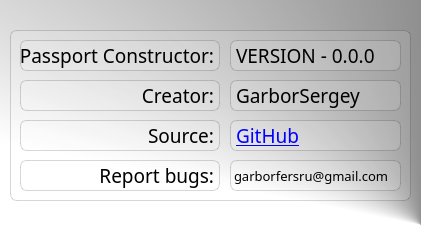
<?xml version="1.0" encoding="UTF-8"?>
<ui version="4.0">
 <class>Dialog</class>
 <widget class="QDialog" name="Dialog">
  <property name="geometry">
   <rect>
    <x>0</x>
    <y>0</y>
    <width>421</width>
    <height>225</height>
   </rect>
  </property>
  <property name="minimumSize">
   <size>
    <width>421</width>
    <height>225</height>
   </size>
  </property>
  <property name="maximumSize">
   <size>
    <width>421</width>
    <height>225</height>
   </size>
  </property>
  <property name="windowTitle">
   <string>Dialog</string>
  </property>
  <property name="styleSheet">
   <string notr="true">background-color: qconicalgradient(cx:1, cy:1, angle:0, stop:0 rgba(0, 0, 0, 255), stop:0.443182 rgba(255, 255, 255, 255));
font-family: &quot;MADE Likes Slab&quot;;</string>
  </property>
  <widget class="QFrame" name="frame">
   <property name="geometry">
    <rect>
     <x>10</x>
     <y>30</y>
     <width>401</width>
     <height>171</height>
    </rect>
   </property>
   <property name="minimumSize">
    <size>
     <width>401</width>
     <height>171</height>
    </size>
   </property>
   <property name="maximumSize">
    <size>
     <width>401</width>
     <height>171</height>
    </size>
   </property>
   <property name="styleSheet">
    <string notr="true">background-color: rgba(255, 255, 255, 30);
border: 1px solid rgba(0, 0, 0, 40);
border-radius: 7px;</string>
   </property>
   <property name="frameShape">
    <enum>QFrame::StyledPanel</enum>
   </property>
   <property name="frameShadow">
    <enum>QFrame::Raised</enum>
   </property>
   <widget class="QLabel" name="labelNameProgram">
    <property name="geometry">
     <rect>
      <x>10</x>
      <y>10</y>
      <width>200</width>
      <height>31</height>
     </rect>
    </property>
    <property name="minimumSize">
     <size>
      <width>191</width>
      <height>31</height>
     </size>
    </property>
    <property name="maximumSize">
     <size>
      <width>200</width>
      <height>31</height>
     </size>
    </property>
    <property name="font">
     <font>
      <family>MADE Likes Slab</family>
      <pointsize>14</pointsize>
     </font>
    </property>
    <property name="layoutDirection">
     <enum>Qt::LeftToRight</enum>
    </property>
    <property name="text">
     <string>Passport Constructor:</string>
    </property>
    <property name="textFormat">
     <enum>Qt::AutoText</enum>
    </property>
    <property name="alignment">
     <set>Qt::AlignRight|Qt::AlignTrailing|Qt::AlignVCenter</set>
    </property>
   </widget>
   <widget class="QLabel" name="labelVersionNumber">
    <property name="geometry">
     <rect>
      <x>220</x>
      <y>10</y>
      <width>171</width>
      <height>31</height>
     </rect>
    </property>
    <property name="minimumSize">
     <size>
      <width>171</width>
      <height>31</height>
     </size>
    </property>
    <property name="maximumSize">
     <size>
      <width>171</width>
      <height>31</height>
     </size>
    </property>
    <property name="font">
     <font>
      <family>MADE Likes Slab</family>
      <pointsize>14</pointsize>
     </font>
    </property>
    <property name="layoutDirection">
     <enum>Qt::RightToLeft</enum>
    </property>
    <property name="text">
     <string>VERSION - 0.0.0</string>
    </property>
    <property name="textFormat">
     <enum>Qt::AutoText</enum>
    </property>
    <property name="alignment">
     <set>Qt::AlignLeading|Qt::AlignLeft|Qt::AlignVCenter</set>
    </property>
   </widget>
   <widget class="QLabel" name="labelCreator">
    <property name="geometry">
     <rect>
      <x>10</x>
      <y>50</y>
      <width>200</width>
      <height>31</height>
     </rect>
    </property>
    <property name="minimumSize">
     <size>
      <width>191</width>
      <height>31</height>
     </size>
    </property>
    <property name="maximumSize">
     <size>
      <width>200</width>
      <height>31</height>
     </size>
    </property>
    <property name="font">
     <font>
      <family>MADE Likes Slab</family>
      <pointsize>14</pointsize>
     </font>
    </property>
    <property name="layoutDirection">
     <enum>Qt::LeftToRight</enum>
    </property>
    <property name="text">
     <string>Creator:</string>
    </property>
    <property name="textFormat">
     <enum>Qt::AutoText</enum>
    </property>
    <property name="alignment">
     <set>Qt::AlignRight|Qt::AlignTrailing|Qt::AlignVCenter</set>
    </property>
   </widget>
   <widget class="QLabel" name="labelCreatorName">
    <property name="geometry">
     <rect>
      <x>220</x>
      <y>50</y>
      <width>171</width>
      <height>31</height>
     </rect>
    </property>
    <property name="minimumSize">
     <size>
      <width>171</width>
      <height>31</height>
     </size>
    </property>
    <property name="maximumSize">
     <size>
      <width>171</width>
      <height>31</height>
     </size>
    </property>
    <property name="font">
     <font>
      <family>MADE Likes Slab</family>
      <pointsize>14</pointsize>
     </font>
    </property>
    <property name="layoutDirection">
     <enum>Qt::RightToLeft</enum>
    </property>
    <property name="text">
     <string>GarborSergey</string>
    </property>
    <property name="textFormat">
     <enum>Qt::AutoText</enum>
    </property>
    <property name="alignment">
     <set>Qt::AlignLeading|Qt::AlignLeft|Qt::AlignVCenter</set>
    </property>
   </widget>
   <widget class="QLabel" name="labelSource">
    <property name="geometry">
     <rect>
      <x>10</x>
      <y>90</y>
      <width>200</width>
      <height>31</height>
     </rect>
    </property>
    <property name="minimumSize">
     <size>
      <width>191</width>
      <height>31</height>
     </size>
    </property>
    <property name="maximumSize">
     <size>
      <width>200</width>
      <height>31</height>
     </size>
    </property>
    <property name="font">
     <font>
      <family>MADE Likes Slab</family>
      <pointsize>14</pointsize>
     </font>
    </property>
    <property name="layoutDirection">
     <enum>Qt::LeftToRight</enum>
    </property>
    <property name="text">
     <string>Source:</string>
    </property>
    <property name="textFormat">
     <enum>Qt::AutoText</enum>
    </property>
    <property name="alignment">
     <set>Qt::AlignRight|Qt::AlignTrailing|Qt::AlignVCenter</set>
    </property>
   </widget>
   <widget class="QLabel" name="labelSourceLink">
    <property name="geometry">
     <rect>
      <x>220</x>
      <y>90</y>
      <width>171</width>
      <height>31</height>
     </rect>
    </property>
    <property name="minimumSize">
     <size>
      <width>171</width>
      <height>31</height>
     </size>
    </property>
    <property name="maximumSize">
     <size>
      <width>171</width>
      <height>31</height>
     </size>
    </property>
    <property name="font">
     <font>
      <family>MADE Likes Slab</family>
      <pointsize>14</pointsize>
     </font>
    </property>
    <property name="layoutDirection">
     <enum>Qt::RightToLeft</enum>
    </property>
    <property name="text">
     <string>&lt;a href=&quot;https://evileg.com&quot;&gt;GitHub&lt;/a&gt;</string>
    </property>
    <property name="textFormat">
     <enum>Qt::AutoText</enum>
    </property>
    <property name="alignment">
     <set>Qt::AlignLeading|Qt::AlignLeft|Qt::AlignVCenter</set>
    </property>
   </widget>
   <widget class="QLabel" name="labelSource_2">
    <property name="geometry">
     <rect>
      <x>10</x>
      <y>130</y>
      <width>200</width>
      <height>31</height>
     </rect>
    </property>
    <property name="minimumSize">
     <size>
      <width>191</width>
      <height>31</height>
     </size>
    </property>
    <property name="maximumSize">
     <size>
      <width>200</width>
      <height>31</height>
     </size>
    </property>
    <property name="font">
     <font>
      <family>MADE Likes Slab</family>
      <pointsize>14</pointsize>
     </font>
    </property>
    <property name="layoutDirection">
     <enum>Qt::LeftToRight</enum>
    </property>
    <property name="text">
     <string>Report bugs:</string>
    </property>
    <property name="textFormat">
     <enum>Qt::AutoText</enum>
    </property>
    <property name="alignment">
     <set>Qt::AlignRight|Qt::AlignTrailing|Qt::AlignVCenter</set>
    </property>
   </widget>
   <widget class="QLabel" name="labelCreatorName_2">
    <property name="geometry">
     <rect>
      <x>220</x>
      <y>130</y>
      <width>171</width>
      <height>31</height>
     </rect>
    </property>
    <property name="minimumSize">
     <size>
      <width>171</width>
      <height>31</height>
     </size>
    </property>
    <property name="maximumSize">
     <size>
      <width>171</width>
      <height>31</height>
     </size>
    </property>
    <property name="font">
     <font>
      <family>MADE Likes Slab</family>
      <pointsize>10</pointsize>
     </font>
    </property>
    <property name="layoutDirection">
     <enum>Qt::RightToLeft</enum>
    </property>
    <property name="text">
     <string>garborfersru@gmail.com</string>
    </property>
    <property name="textFormat">
     <enum>Qt::AutoText</enum>
    </property>
    <property name="alignment">
     <set>Qt::AlignLeading|Qt::AlignLeft|Qt::AlignVCenter</set>
    </property>
   </widget>
  </widget>
 </widget>
 <resources>
  <include location="../res.qrc"/>
  <include location="../../../../../Program Files (x86)/res.qrc"/>
 </resources>
 <connections/>
</ui>
